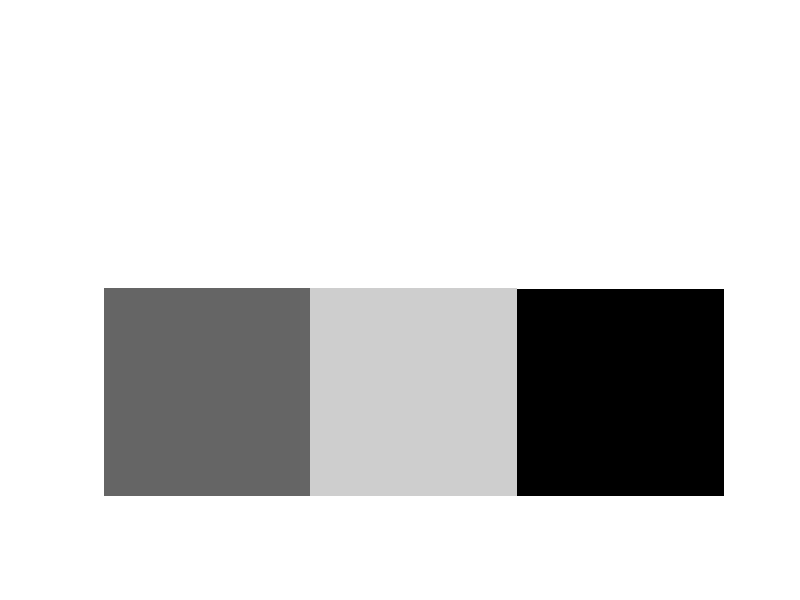

Recreate this plot in MATLAB. (Note: this script raises an error after producing the figure.)
clc
clear
addpath("funciones")

% Primer parcial Procesamiento Digital de Imágenes 2024
% Tema 1

%{
EJERCICIO 1:
------------

a) ¿Qué es una imagen y como la considera MATLAB?
b) ¿Cuál es el rango de valores de una imagen double, uint8 y binaria?
c) Generar un vector fila 1 2 3 4 5 6 7 8 9 10 11
d) El vector del enunciado anterior convertirlo a columna.
e) De un ejemplo de generar una matriz con MATLAB
%}

% a) Una imagen es una representación visual de datos y que en MATLAB lo
% representamos como una matriz, típicamente en forma de una matriz de
% píxeles. Cada píxel tiene un valor que determina su color o intensidad.
% La forma en que se almacenan los valores depende del tipo de la imagen:
% Imágenes en escala de grises: Se almacenan como matrices 2D, donde cada
% elemento de la matriz representa la intensidad de un píxel.
% Imágenes en color: Se almacenan como matrices 3D, donde las dos primeras
% dimensiones corresponden a las coordenadas espaciales y la tercera
% dimensión corresponde a los canales de color (R, G, B).
% Imágenes binarias: Se almacenan como matrices 2D con valores 0 o 1.
% Por ejemplo, una imagen en escala de grises de 256x256 píxeles se
% almacenaría como una matriz de tamaño 256x256, mientras que una imagen en
% color de 256x256 píxeles se almacenaría como una matriz de tamaño
% 256x256x3.

% b) Double: Son números pertenecientes a los reales, por ende pueden ser
% decimales, y sus valores van de -1.79769e+308 a -2.22507e-308 y desde
% 2.22507e-308 to  1.79769e+308
% Uint8: Son números pertenecientes a los enteros. Sus valores van de 0 a
% 255.
% Binary: Solo pueden tomar 2 valores, 0 (falso) y 1 (verdadero).

% c)
fila = [1:11]

% d)
columna = fila'

% e)
matriz = [1 2 3; 4 5 6; 7 8 9]

%{
EJERCICIO 2:
------------

Crear la siguiente imagen de 400 filas x600 columnas:
1 = Blanco
2 =0.4
3 =0.8
%}

figure(2)

% genero una imagen negra de 600 x 600 pixeles
img2 = zeros(400,600);

% obtengo los valores de la cantidad de filas en F y cantidad de columnas en C
[F C] = size(img2);

% pinto de blanco las filas de la mitad superior hasta la ultima columna
img2(1:F/2,1:C)=1;

% pinto con un gris al 40% las filas de la mitad inferior hasta 1/3 de las columnas
img2(F/2:F,1:C/3)=0.4;

% pinto con un gris al 80% las filas de la mitad inferior desde 1/3 hasta 2/3 de las columnas
img2(F/2:F,C/3:2*C/3)=0.8;

% muestro la imagen
imshow(img2)

%{
EJERCICIO 3:
------------

Usando los comandos subplot y la imagen del alumno hacer el siguiente
procesamiento:

a) Visualizar la imagen RGB y en escala de intensidad
b) Visualizar los campos en escala de intensidad
c) Visualizar los campos en su respectivo color
d) Hacer el siguiente proceso:
%}

figure(3)
img3 = imread("manzanas.jpg"); % cargo la imagen de las manzanas
img_gris3 = rgb2gray(img3); % convierto a escala de grises
img_r = img3(:,:,1); % Canal rojo
img_g = img3(:,:,2); % Canal verde
img_b = img3(:,:,3); % Canal azul

% Visualizar la imagen original RGB
subplot(3, 3, 1);
imshow(img3);
title('Imagen RGB');

% Visualizar la imagen en escala de grises
subplot(3, 3, 2);
imshow(img_gris3);
title('Escala de Grises');

% Visualizar la imagen modificada por cuartos
subplot(3, 3, 3);
img_mod=img_gris3;
[X Y] = size(img_mod); % obtengo los valores de la cantidad de filas en X y cantidad de columnas en Y
img_mod(1:X/2,1:Y/2)=1;
img_mod(X/2:X,Y/2:Y)=255;
imshow(img_mod);
title('Imagen modificada');

% Visualizar el canal rojo en escala de intensidad
subplot(3, 3, 4);
imshow(img_r);
title('Canal Rojo (Intensidad)');

% Visualizar el canal verde en escala de intensidad
subplot(3, 3, 5);
imshow(img_g);
title('Canal Verde (Intensidad)');

% Visualizar el canal azul en escala de intensidad
subplot(3, 3, 6);
imshow(img_b);
title('Canal Azul (Intensidad)');

% Visualizar el canal rojo en su color respectivo
subplot(3, 3, 7);
canal_r=img3; % cargo la imagen original en la variable canal_r
canal_r(:,:,3)=0; % elimino el color azul de la imagen
canal_r(:,:,2)=0; % elimino el color azul de la imagen
imshow(canal_r);
title('Canal Rojo');

% Visualizar el canal verde en su color respectivo
subplot(3, 3, 8);
canal_g=img3; % cargo la imagen original en la variable canal_g
canal_g(:,:,3)=0;  % elimino el color azul de la imagen
canal_g(:,:,1)=0; % elimino el color rojo de la imagen
imshow(canal_g);
title('Canal Verde');

% Visualizar el canal azul en su color respectivo
subplot(3, 3, 9);
canal_b=img3; % cargo la imagen original en la variable canal_b
canal_b(:,:,1)=0; % elimino el color rojo de la imagen
canal_b(:,:,2)=0; % elimino el color azul de la imagen
imshow(canal_b);
title('Canal Azul');

%{
EJERCICIO 4:
------------

a) Visualizar Imagen original del alumno, imagen en escala de grises,
histograma Normal, acumulativo y transpuesta
b) Implementar el apartado anterior con funciones
%}

figure(4);
img4 = imread("manzanas.jpg"); % cargo la imagen de las manzanas
img_gris4 = rgb2gray(img4); % % convierto a escala de grises
[cuentas, bins] = imhist(img_gris4); % Almaceno los datos del histograma en las variables counts y bins
cuentas_acumuladas = cumsum(cuentas); % Calcular el histograma acumulativo
img_gris_trans = img_gris4'; % Transponer la imagen en escala de grises

% Imagen original
subplot(2, 3, 1);
imshow(img4);
title('Imagen Original');

% Imagen en escala de grises
subplot(2, 3, 2);
imshow(img_gris4);
title('Imagen en Escala de Grises');

% Histograma normal
subplot(2, 3, 4);
imhist(img_gris4);
title('Histograma Normal');

% Histograma acumulativo
subplot(2, 3, 5);
plot(bins, cuentas_acumuladas);
title('Histograma Acumulativo');
xlabel('Intensidad');
ylabel('Frecuencia Acumulativa');

% Imagen en escala de grises transpuesta
subplot(2, 3, [3 6]);
imshow(img_gris_trans);
title('Imagen Transpuesta');



% Realizado con funciones
% -----------------------

img_func = imread("manzanas.jpg"); % cargo la imagen de las manzanas

% Imagen original
subplot(2, 3, 1);
mostrar_imagen(img_func,'Imagen Original')

% Imagen en escala de grises
subplot(2, 3, 2);
grises = convertir_escala_grises(img_func);
mostrar_imagen(grises,'Imagen en escala de grises')

% Histograma normal
subplot(2, 3, 4);
histograma(grises)

% Histograma acumulativo
subplot(2, 3, 5);
histograma_acumulativo(grises,'Histograma acumulativo','Intensidad','Frecuencia Acumulativa')

% Imagen en escala de grises transpuesta
subplot(2, 3, [3 6]);
mostrar_transpuesta(grises,'Imagen Transpuesta')


%{
EJERCICIO 5:
------------

Implementar los bloques de simulink para visualizar con la cámara la imagen
en Color, en escala de grises y su transpuesta. De no disponer de una
cámara usar una imagen.
%}






